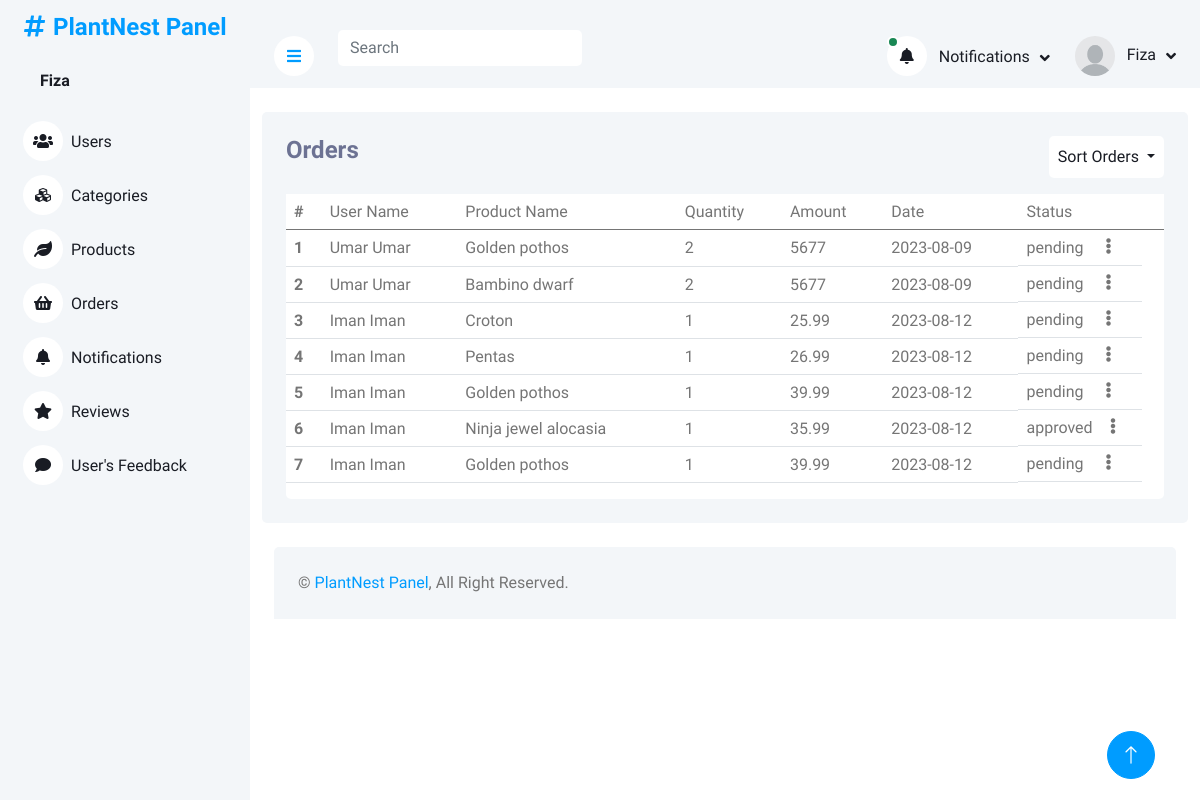
Page /adminPanel/orders.php (signed in) on the earlier database version.
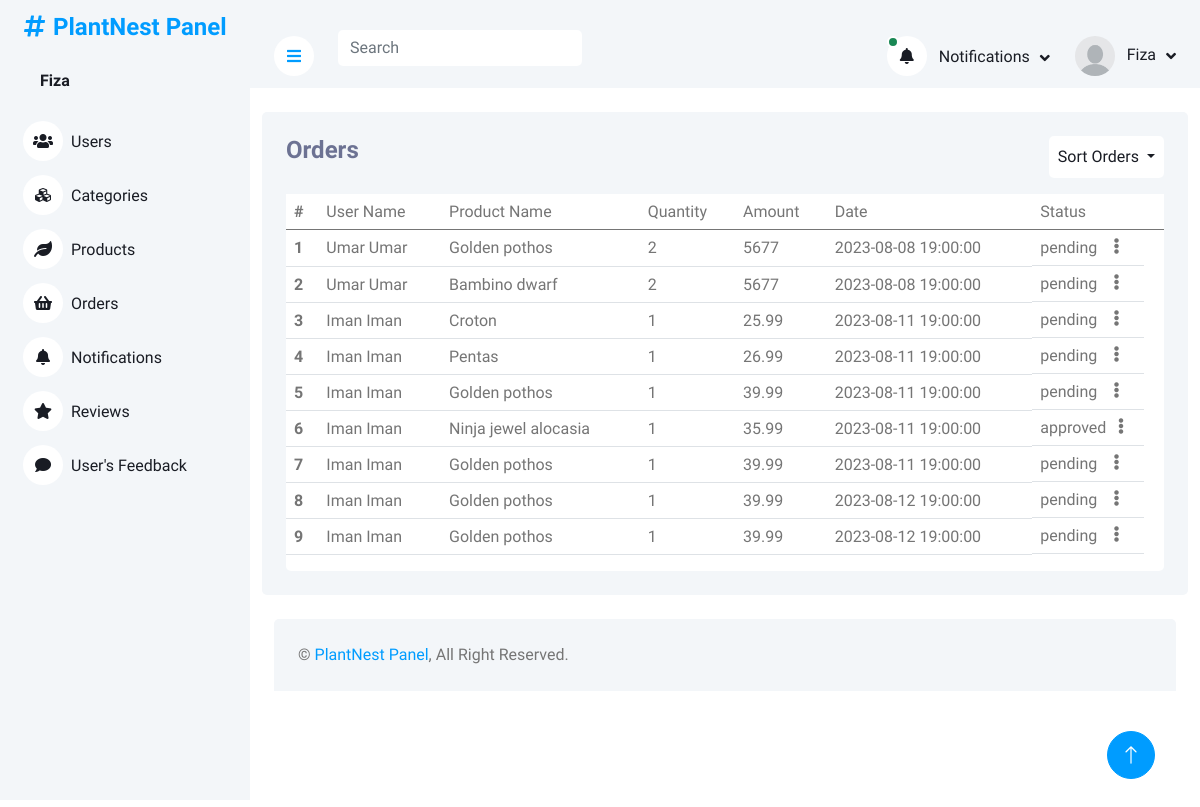
Same page on the later database version.
### tables this page shows
CREATE TABLE `orders` (
  `orderID` int(11) NOT NULL,
  `userID` int(11) DEFAULT NULL,
  `productID` int(11) DEFAULT NULL,
  `productQuantity` varchar(225) DEFAULT NULL,
  `orderDate` timestamp NULL DEFAULT current_timestamp(),
  `totalAmount` varchar(225) DEFAULT NULL,
  `orderStatus` enum('pending','approved','rejected') NOT NULL DEFAULT 'pending'
);

CREATE TABLE `users` (
  `userID` int(11) NOT NULL,
  `firstName` varchar(225) DEFAULT NULL,
  `lastName` varchar(225) DEFAULT NULL,
  `userEmail` varchar(225) NOT NULL,
  `userPassword` varchar(225) DEFAULT NULL
);

CREATE TABLE `products` (
  `productID` int(11) NOT NULL,
  `productName` varchar(225) DEFAULT NULL,
  `productDescription` varchar(225) DEFAULT NULL,
  `productPrice` varchar(225) DEFAULT NULL,
  `productImage` varchar(225) DEFAULT NULL,
  `productStock` varchar(255) NOT NULL,
  `categoryID` int(11) DEFAULT NULL
);

### adminPanel/orders.php (the view, shortened to what this page needs)
<?php
include_once('header_admin.php');
?>
<div class="container pt-4">
    <div class="bg-light rounded p-4">
        <div class="row">
            <div class="col-12">
                <div class="bg-white rounded h-100 ">
                    <div class="d-flex bg-light justify-content-between">
                        <h4>Orders</h4>
                       <div class="d-flex">
                                  <div class="dropdown d-flex align-self-center ">
                                    <form method="post">
                                    <button class="btn bg-white text-dark dropdown-toggle p-2" type="button"
                                        id="dropdownMenuButton1"  data-bs-toggle="dropdown" aria-expanded="false">
                                        Sort Orders
                                    </button>
                                </form>
                                </div>
                        </div>
                    </div>
                    <div class="table-responsive bg- ">
                        <table class="table">
                            <thead>
                                <tr>
                                    <th scope="col">#</th>
                                    <td>User Name</td>
                                    <td>Product Name</td>
                                    <td>Quantity</td>
                                    <td>Amount</td>
                                    <td>Date</td>
                                    <td>Status </td>
                                    <td> </td>
                                </tr>
                            </thead>
                            <tbody>
                                <?php
if (isset($_POST['sort-order-by-name'])) {
    $query = $pdo->query("SELECT * FROM orders INNER JOIN users ON orders.userID = users.userID INNER JOIN  products ON orders.productID =products.productID ORDER BY users.firstName ;");
    $result = $query->fetchAll(PDO::FETCH_ASSOC);
}else if (isset($_POST['sort-order-by-date'])) {
    $query = $pdo->query("SELECT * FROM orders INNER JOIN users ON orders.userID = users.userID INNER JOIN  products ON orders.productID =products.productID  ORDER BY orders.orderDate;");
    $result = $query->fetchAll(PDO::FETCH_ASSOC);
} else {
    $query = $pdo->query("SELECT * FROM orders INNER JOIN users ON orders.userID = users.userID INNER JOIN  products ON orders.productID =products.productID ;");
    $result = $query->fetchAll(PDO::FETCH_ASSOC);
}
                        foreach($result as $row){
                        ?>
                                <tr class="tr-row">
                                    <th scope="row">
                                        <?php echo $row['orderID'] ?>
                                    </th>
                                    <td>
                                        <?php echo ucfirst($row['firstName']) ?> <?php echo ucfirst($row['lastName']) ?>
                                    </td>
                                    <td>
                                        <?php echo $row['productName'] ?>
                                    </td>
                                    <td>
                                        <?php echo $row['productQuantity'] ?>
                                    </td>
                                    <td>
                                        <?php echo $row['totalAmount'] ?>
                                    </td>
                                    <td>
                                        <?php echo $row['orderDate'] ?>
                                    </td>
                                     <td class="d-flex">
      <?php echo $row['orderStatus'] ?>
      <div class="mx-auto">
        <i class="fa fa-ellipsis-v" data-bs-toggle="dropdown" aria-expanded="false" id="dropdownMenuButton" aria-haspopup="true" aria-expanded="false"></i>
      </div>
    </td>
                                </tr>
                                <?php
                        };
                                       ?>
                            </tbody>
                        </table>
                    </div>
                </div>
            </div>
        </div>
    </div>
</div>
<?php
include('footer.php');
?>

### adminPanel/header_admin.php (shortened to what this page needs)
<?php
include("php/query.php");
?>
<!DOCTYPE html>
<html lang="en">
<head>
    <link href="https://cdnjs.cloudflare.com/ajax/libs/font-awesome/5.10.0/css/all.min.css" rel="stylesheet">
    <link href="https://cdn.jsdelivr.net/npm/bootstrap-icons@1.4.1/font/bootstrap-icons.css" rel="stylesheet">
    <link href="lib/owlcarousel/assets/owl.carousel.min.css" rel="stylesheet">
    <link href="lib/tempusdominus/css/tempusdominus-bootstrap-4.min.css" rel="stylesheet" />
    <link href="css/bootstrap.min.css" rel="stylesheet">
    <link href="css/style.css" rel="stylesheet">
</head>
<body>
    <div class="container-xxl position-relative bg-white d-flex p-0">
        <div class="sidebar pe-4 pb-3">
            <nav class="navbar bg-light navbar-light">
                <a href="index.html" class="navbar-brand mx-4 mb-3">
                    <div>
                    <h4 class="text-primary"><i class="fa fa-hashtag me-2"></i>PlantNest Panel</h4>
                    </div>
                </a>
                <div class="d-flex align-items-center ms-4 mb-4">
                    <div class="ms-3">
                    <?php
                                 if(isset($_SESSION['Admin'])){
                                    $admin = $_SESSION['Admin'];
                                 foreach($admin as $value){
                                    $U_ID =   $value['adminID'];
                                  $query = $pdo->prepare("SELECT * FROM admins WHERE adminID = :iD ");
                                  $query->bindParam(':iD',  $U_ID);
                                  $query->execute();
                                  $result = $query->fetch(PDO::FETCH_ASSOC);
                        ?>
                         <h6 class="mb-0">
                             <span><?php echo ucfirst($result['adminName'])?></span>
                            </h6>
</span>    <?php
                      };
                    }
                        ?>
                    </div>
                </div>
                <div class="navbar-nav w-100">
                    <a href="index.php" class="nav-item nav-link "><i class="fa fa-users me-2"></i>Users</a>
                    <a href="category.php" class="nav-item nav-link"><i class="fa fa-cubes me-2"></i>Categories</a>
                    <a href="products.php" class="nav-item nav-link"><i class="fa fa-leaf me-2"></i>Products</a>
                    <a href="orders.php" class="nav-item nav-link"><i class="fa fa-shopping-basket me-2"></i>Orders</a>
                    <a href="notifications.php" class="nav-item nav-link"><i class="fa fa-bell me-2"></i>Notifications</a>
                    <a href="reviews.php" class="nav-item nav-link"><i class="fa fa-star me-2"></i>Reviews</a>
                    <a href="feedback.php" class="nav-item nav-link"><i class="fa fa-comment me-2"></i>User's Feedback</a>
                </div>
            </nav>
        </div>
        <div class="content">
            <nav class="navbar navbar-expand bg-light navbar-light sticky-top px-4 py-0">
                <a href="#" class="sidebar-toggler flex-shrink-0">
                    <i class="fa fa-bars"></i>
                </a>
                <form class=" d-none d-md-flex ms-4">
                    <input id="taskFilter" name="search-query" class="taskFilter form-control border-0" type="search"
                        placeholder="Search">
                </form>
                <div class="navbar-nav align-items-center ms-auto">
                    <div class="nav-item dropdown">
                        <?php
                            $query = $pdo->query("SELECT * from orders  INNER JOIN  users on
                            orders.userID = users.userID    where orderStatus	 = 'pending'  LIMIT 2");
                        $result = $query->fetchAll(PDO::FETCH_ASSOC);
                        if (empty($result)) {
                            ?>
                            <a href="#" class="nav-link dropdown-toggle " data-bs-toggle="dropdown">
                                <i class="fa fa-bell me-lg-2">
                                </i>
                                <span class="d-none d-lg-inline-flex">Notifications</span>
                            </a>
                            <?php
                        } else {
                            ?>
                            <a href="#" class="nav-link dropdown-toggle " data-bs-toggle="dropdown">
                                <i class="fa fa-bell me-lg-2 position-relative">
                                    <div
                                        class="bg-success rounded-circle border border-2 border-white position-absolute top-0 start-0 p-1">
                                    </div>
                                </i>
                                <span class="d-none d-lg-inline-flex">Notifications</span>
                            </a>
                            <?php
                        } ?>
                    </div>
                    <div class="nav-item dropdown">
                        <a href="#" class="nav-link dropdown-toggle" data-bs-toggle="dropdown">
                        <?php
                                 if(isset($_SESSION['Admin'])){
                                    $admin = $_SESSION['Admin'];
                                 foreach($admin as $value){
                                    $U_ID =   $value['adminID'];
                                  $query = $pdo->prepare("SELECT * FROM admins WHERE adminID = :iD ");
                                  $query->bindParam(':iD',  $U_ID);
                                  $query->execute();
                                  $result = $query->fetch(PDO::FETCH_ASSOC);
                              if($result['adminImage']){
                        ?>
                        <img class="rounded-circle me-lg-2" src="img/<?php echo $result['adminImage'] ?>" alt="" style="width: 40px; height: 40px;">
                            <?php
                              }else if(empty($result['adminImage'])){
                                ?>
                        <img class="rounded-circle me-lg-2" src="img/user.jpg" alt="" style="width: 40px; height: 40px;">
                                <?php
                              }
                            ?>
                                <span class="d-none d-lg-inline-flex">
                                    <?php echo ucfirst($result['adminName']) ?>
                                </span>
                                <?php
                            }
                        }
                            ?>
                        </a>
                    </div>
                </div>
            </nav>

### adminPanel/footer.php (shortened to what this page needs)
            <div class="container-fluid pt-4 px-4">
                <div class="bg-light rounded-top p-4">
                    <div class="row">
                        <div class="col-12 col-sm-6 text-center text-sm-start">
                            &copy; <a href="index.php">PlantNest Panel</a>, All Right Reserved.
                        </div>
                    </div>
                </div>
            </div>
        </div>
        <a href="#" class="btn btn-lg btn-primary btn-lg-square back-to-top"><i class="bi bi-arrow-up"></i></a>
    </div>
</body>
</html>

### adminPanel/css/style.css (style rules this page uses)
:root { --primary: #009CFF; --light: #F3F6F9; --dark: #191C24; }
.back-to-top { position: fixed; display: none; right: 45px; bottom: 45px; z-index: 99; }
.btn { transition: .5s; }
.btn.btn-primary { color: #FFFFFF; }
.btn-lg-square { width: 48px; height: 48px; }
.btn-square, .btn-sm-square, .btn-lg-square { padding: 0; display: inline-flex; align-items: center; justify-content: center; font-weight: normal; border-radius: 50px; }
.sidebar { position: fixed; top: 0; left: 0; bottom: 0; width: 250px; height: 100vh; overflow-y: auto; background: var(--light); transition: 0.5s; z-index: 999; }
.content { margin-left: 250px; min-height: 100vh; background: #FFFFFF; transition: 0.5s; }
@media (min-width: 992px) { .sidebar { margin-left: 0; } }
@media (min-width: 992px) { .content { width: calc(100% - 250px); } }
.sidebar .navbar .navbar-nav .nav-link { padding: 7px 20px; color: var(--dark); font-weight: 500; border-left: 3px solid var(--light); border-radius: 0 30px 30px 0; outline: none; }
.sidebar .navbar .navbar-nav .nav-link i { width: 40px; height: 40px; display: inline-flex; align-items: center; justify-content: center; background: #FFFFFF; border-radius: 40px; }
.content .navbar .navbar-nav .nav-link { margin-left: 25px; padding: 12px 0; color: var(--dark); outline: none; }
.content .navbar .sidebar-toggler, .content .navbar .navbar-nav .nav-link i { width: 40px; height: 40px; display: inline-flex; align-items: center; justify-content: center; background: #FFFFFF; border-radius: 40px; }
.content .navbar .dropdown-toggle::after { margin-left: 6px; vertical-align: middle; border: none; content: "\f107"; font-family: "Font Awesome 5 Free"; font-weight: 900; transition: .5s; }

### adminPanel/header_admin.php (style rules this page uses)
h4 { color: #6C7293; }

Differences in the rows shown:
changed orders id 1: orderDate "2023-08-09" → "2023-08-08 19:00:00"
changed orders "Bambino dwarf": orderDate "2023-08-09" → "2023-08-08 19:00:00"
changed orders "Croton": orderDate "2023-08-12" → "2023-08-11 19:00:00"
changed orders "Pentas": orderDate "2023-08-12" → "2023-08-11 19:00:00"
changed orders id 5: orderDate "2023-08-12" → "2023-08-11 19:00:00"
changed orders "approved": orderDate "2023-08-12" → "2023-08-11 19:00:00"
changed orders id 7: orderDate "2023-08-12" → "2023-08-11 19:00:00"
added orders: orderID "8", userID.firstName "Iman", userID.lastName "Iman", productID.productName "Golden pothos", productQuantity "1", totalAmount "39.99", orderDate "2023-08-12 19:00:00", orderStatus "pending"
added orders: orderID "9", userID.firstName "Iman", userID.lastName "Iman", productID.productName "Golden pothos", productQuantity "1", totalAmount "39.99", orderDate "2023-08-12 19:00:00", orderStatus "pending"
